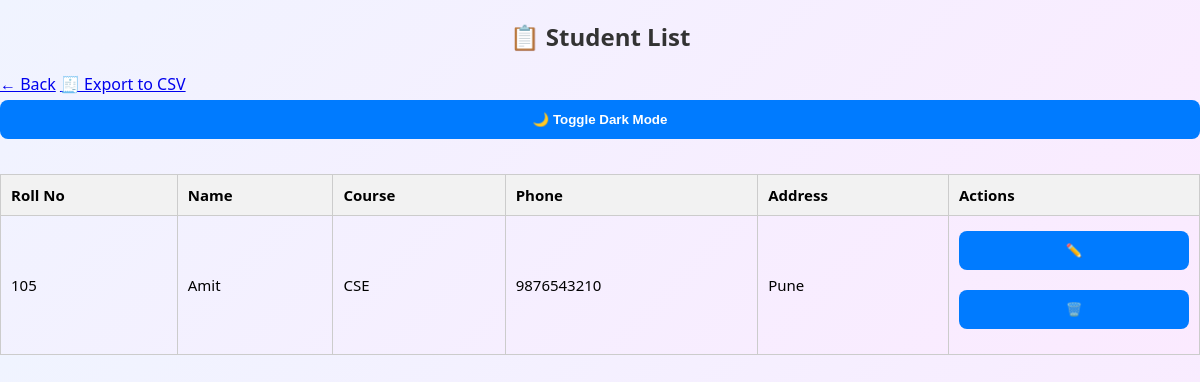
The page /students (signed in) on the database as committed earlier.
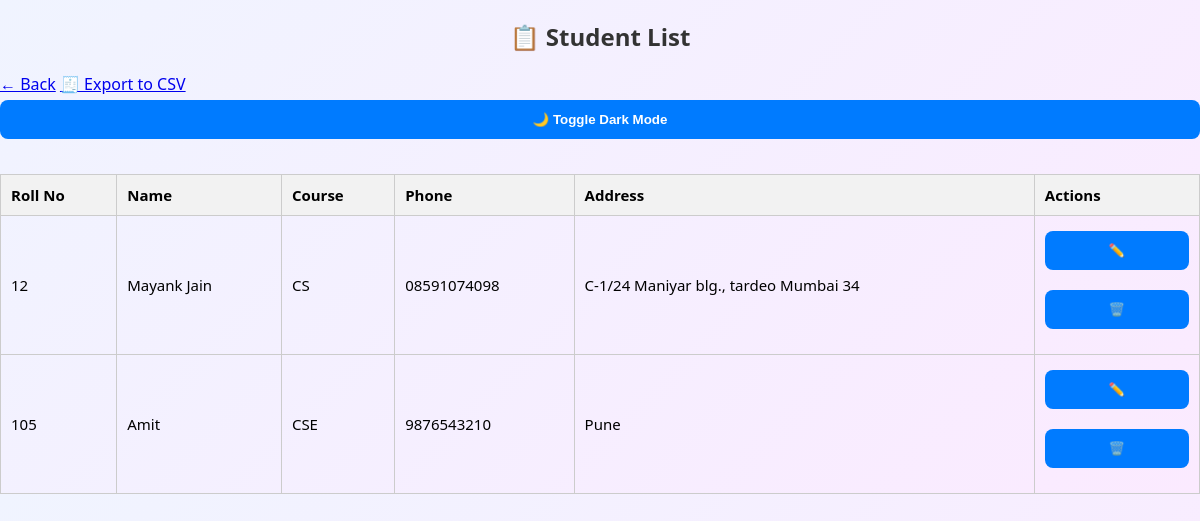
The same page on the database as committed later.
### tables this page shows
CREATE TABLE students (
    roll INTEGER PRIMARY KEY,
    name TEXT NOT NULL,
    course TEXT NOT NULL,
    phone TEXT,
    address TEXT
);

### app.py (the view)
@app.route('/students')
@login_required
def view_students():
    conn = sqlite3.connect('students.db')
    cur = conn.cursor()
    cur.execute("SELECT roll, name, course, phone, address FROM students")
    students = cur.fetchall()
    conn.close()
    return render_template('students.html', students=students)

### app.py (called while the page is built)
@login_manager.user_loader
def load_user(user_id):
    return User(user_id)

### templates/students.html (shortened to what this page needs)
<!DOCTYPE html>
<html lang="en">
<head>
  <link rel="stylesheet" href="{{ url_for('static', filename='style.css') }}" />
</head>
<body>
  <h2>📋 Student List</h2>
  <div class="top-buttons">
    <a href="/">← Back</a>
    <a href="/export">🧾 Export to CSV</a>
    <button onclick="toggleDark()">🌙 Toggle Dark Mode</button>
  </div>
  <table class="results-table">
    <tr>
      <th>Roll No</th>
      <th>Name</th>
      <th>Course</th>
      <th>Phone</th>
      <th>Address</th>
      <th>Actions</th>
    </tr>
    {% for s in students %}
    <tr>
      <td>{{ s[0] }}</td>
      <td>{{ s[1] }}</td>
      <td>{{ s[2] }}</td>
      <td>{{ s[3] }}</td>
      <td>{{ s[4] }}</td>
      <td>
        <form action="{{ url_for('edit_student', roll=s[0]) }}" method="get" style="display:inline;">
          <button type="submit">✏️</button>
        </form>
        <form action="{{ url_for('delete_student', roll=s[0]) }}" method="POST" style="display:inline;">
          <button type="submit">🗑️</button>
        </form>
      </td>
    </tr>
    {% endfor %}
  </table>
</body>
</html>

### static/style.css (style rules this page uses)
body { font-family: 'Segoe UI', sans-serif; background: linear-gradient(135deg, #f0f4ff, #fbeaff); margin: 0; padding: 0; transition: background 0.4s ease, color 0.4s ease; }
.heading, h1, h2 { text-align: center; color: #333; margin-bottom: 20px; }
input[type="text"], input[type="password"], input[type="email"], textarea, input[type="submit"], button { width: 100%; padding: 12px; margin-top: 5px; margin-bottom: 15px; border-radius: 8px; border: 1px solid #ccc; box-sizing: border-box; }
input[type="submit"], button { background: #007bff; color: white; font-weight: bold; border: none; cursor: pointer; }
.results-table { width: 100%; border-collapse: collapse; margin-top: 20px; font-size: 15px; }
.results-table th, .results-table td { border: 1px solid #ccc; padding: 10px; text-align: left; }
.results-table th { background-color: #f2f2f2; font-weight: bold; }

Rows that differ between the two databases and show on the page:
added students: roll "12", name "Mayank Jain", course "CS", phone "08591074098", address "C-1/24 Maniyar blg., tardeo Mumbai 34"
